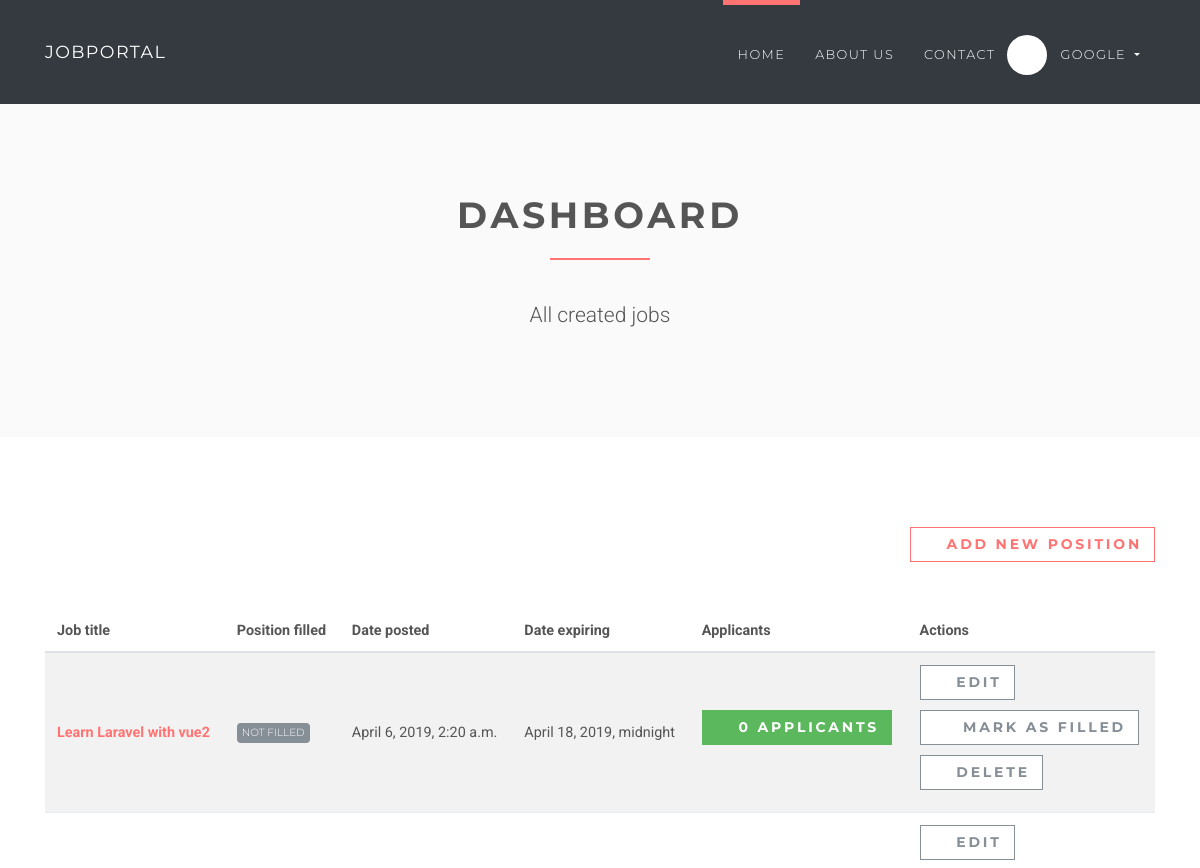
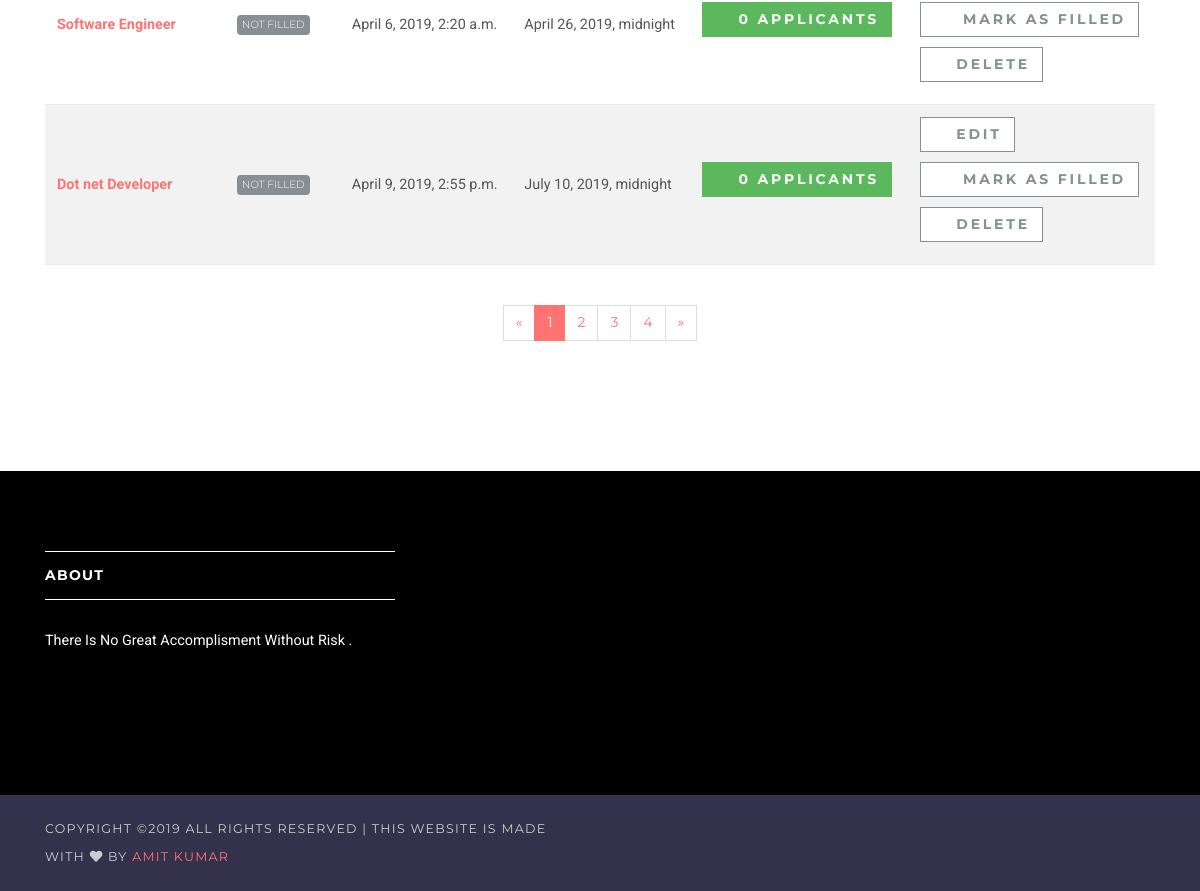
/employer/dashboard (signed in), run on the app's committed database (2 pictures, top to bottom).
### accounts/models.py (models this page shows, shortened)
class User(AbstractUser):
    username = None
    role = models.CharField(max_length=12, error_messages={
        'required': "Role must be provided"
    })
    contact_no = models.IntegerField(blank=True)
    gender = models.CharField(max_length=10, blank=True, null=True, default="")
    email = models.EmailField(unique=True, blank=False,
                              error_messages={
                                  'unique': "A user with that email already exists.",
                              })
    USERNAME_FIELD = "email"
    REQUIRED_FIELDS = []
    objects = UserManager()

### jobsapp/models.py (models this page shows, shortened)
class Job(models.Model):
    user = models.ForeignKey(User, on_delete=models.CASCADE)
    title = models.CharField(max_length=300)
    description = models.TextField()
    location = models.CharField(max_length=150)
    type = models.CharField(choices=JOB_TYPE, max_length=10)
    category = models.CharField(max_length=100)
    last_date = models.DateTimeField()
    company_name = models.CharField(max_length=100)
    company_description = models.CharField(max_length=300)
    website = models.CharField(max_length=100, default="")
    created_at = models.DateTimeField(default=timezone.now)
    filled = models.BooleanField(default=False)

### jobsapp/views/employer.py (the view)
# urls.py: path('', DashboardView.as_view(), name='employer-dashboard'),
class DashboardView(ListView):
    model = Job
    template_name = 'jobs/employer/dashboard.html'
    context_object_name = 'jobs'
    @method_decorator(login_required(login_url=reverse_lazy('accounts:login')))
    @method_decorator(user_is_employer)
    def dispatch(self, request, *args, **kwargs):
        return super().dispatch(self.request, *args, **kwargs)
    def get_queryset(self):
        return self.model.objects.filter(user_id=self.request.user.id)

### templates/jobs/employer/dashboard.html (shortened to what this page needs)
{% extends 'base.html' %}
{% load static %}
{% block content %}
    <section class="bg-light-gray">
        <div class="container">
            <div class="row">
                <div class="col-lg-8 mx-auto">
                    <h1 class="heading">dashboard</h1>
                    <p class="lead text-center">All created jobs</p>
                </div>
            </div>
        </div>
    </section>
    <section>
        <div class="container">
            <div class="row">
                <div class="col-lg-12 text-right mb-5"><a href="{% url 'jobs:employer-jobs-create' %}"
                                                          class="btn btn-outline-white-primary">
                    <i class="fa fa-plus"></i>Add new position</a></div>
                <div class="col-lg-12">
                    <div class="table-responsive">
                        <table class="table table-striped table-hover table-client-dashboard">
                            <thead>
                            <tr>
                                <th>Job title</th>
                                <th>Position filled</th>
                                <th>Date posted</th>
                                <th>Date expiring</th>
                                <th>Applicants</th>
                                <th>Actions</th>
                            </tr>
                            </thead>
                            <tbody>
                            {% for job in jobs %}
                                <tr>
                                    <th><a href="{% url 'jobs:jobs-detail' job.id %}">{{ job.title }}</a>
                                    </th>
                                    <td>
                                        {% if job.filled %}
                                            <span class="badge badge-success">Filled</span>
                                        {% else %}
                                            <span class="badge badge-secondary">Not Filled</span>
                                        {% endif %}
                                    </td>
                                    <td>{{ job.created_at }}</td>
                                    <td>{{ job.last_date }}</td>
                                    <td>
                                        <a href="{% url 'jobs:employer-dashboard-applicants' job.id %}"
                                           class="btn btn-success">
                                            <i class="fa fa-users"></i>{{ job.applicants.count }}
                                            <span class="hidden-xs hidden-sm">Applicants</span>
                                        </a>
                                    </td>
                                    <td>
                                        <a href="#" class="btn btn-outline-white-secondary">
                                            <i class="fa fa-edit"></i>Edit
                                        </a>
                                        <br>
                                        {% if job.filled %}
                                            <a href="{% url 'jobs:job-mark-filled' job.id %}"
                                               class="btn btn-outline-white-secondary">
                                                <i class="fa fa-check-circle-o"></i>
                                                <span class="hidden-xs hidden-sm">Filled</span>
                                            </a><br>
                                        {% else %}
                                            <a href="{% url 'jobs:job-mark-filled' job.id %}"
                                               class="btn btn-outline-white-secondary">
                                                <i class="fa fa-check-circle-o"></i>
                                                <span class="hidden-xs hidden-sm">Mark as </span>filled
                                            </a><br>
                                        {% endif %}
                                        <a href="#" class="btn btn-outline-white-secondary">
                                            <i class="fa fa-times-circle-o"></i>Delete
                                        </a>
                                    </td>
                                </tr>
                            {% endfor %}
                            </tbody>
                        </table>
                    </div>
                    <div class="pages">
                        <nav aria-label="Page navigation example" class="d-flex justify-content-center mt-4 mb-4">
                            <ul class="pagination">
                                <li class="page-item"><a href="#" aria-label="Previous" class="page-link"><span
                                        aria-hidden="true">«</span><span class="sr-only">Previous</span></a></li>
                                <li class="page-item active"><a href="#" class="page-link">1</a></li>
                                <li class="page-item"><a href="#" class="page-link">2</a></li>
                                <li class="page-item"><a href="#" class="page-link">3</a></li>
                                <li class="page-item"><a href="#" class="page-link">4</a></li>
                                <li class="page-item"><a href="#" aria-label="Next" class="page-link"><span
                                        aria-hidden="true">»</span><span class="sr-only">Next</span></a></li>
                            </ul>
                        </nav>
                    </div>
                </div>
            </div>
        </div>
    </section>
{% endblock %}

### templates/base.html (shortened to what this page needs)
{% load static %}
<html>
<head>
    <link rel="stylesheet" href="https://use.fontawesome.com/releases/v5.8.1/css/all.css">
    <link rel="stylesheet"
          href="{% static 'vendor/bootstrap/css/bootstrap.min.css' %}">
    <link rel="stylesheet"
          href="{% static 'vendor/font-awesome/css/font-awesome.min.css' %}">
    <link rel="stylesheet"
          href="{% static 'vendor/owl.carousel/assets/owl.carousel.css' %}">
    <link rel="stylesheet"
          href="{% static 'vendor/owl.carousel/assets/owl.theme.default.css' %}">
    <link rel="stylesheet" href="{% static 'css/style.default.css' %}"
          id="theme-stylesheet">
    <link rel="stylesheet" href="{% static 'css/custom.css' %}">
</head>
<body>
<header class="header">
     <nav class="navbar navbar-expand-lg navbar-dark ftco_navbar bg-dark ftco-navbar-light" id="ftco-navbar">
        <div class="container">
            <a class="navbar-brand" href=" ">JobPortal</a>
            <div id="navbarSupportedContent" class="collapse navbar-collapse">
                <ul class="navbar-nav ml-auto">
                    <li class="nav-item active">
                        <a href="/" class="nav-link">Home <span class="sr-only">(current)</span></a>
                    </li>
                    <li class="nav-item">
                        <a href="{% url 'accounts:about' %}" class="nav-link">About Us</a>
                    </li>
                    <li class="nav-item">
                        <a href="{% url 'accounts:contact' %}" class="nav-link">Contact</a>
                    </li>
                    {% if request.user.is_authenticated and request.user.role == 'employer' %}
                        <li class="nav-item dropdown">
                            <a id="clientZone" href="#" data-toggle="dropdown"
                               aria-haspopup="true" aria-expanded="false"
                               class="nav-link dropdown-toggle has-img mb-3 mb-lg-0 mt-3 mt-lg-0">
                                <div class="client-menu-image">
                                    <div class="inner">
                                    </div>
                                </div>
                                {% if request.user.role == 'employee' %}
                                    {{ request.user.first_name }} {{ request.user.last_name }}
                                {% else %}
                                    {{ request.user.first_name }}
                                {% endif %}
                            </a>
                        </li>
                    {% endif %}
                </ul>
            </div>
        </div>
    </nav>
</header>
<div>
    {% block content %} {% endblock %}
</div>
<footer class="footer">
    <div class="footer__block">
        <div class="container">
            <div class="row">
                <div class="col-lg-4 col-md-12 mb-5">
                    <h4 class="h5">About</h4>
                    <p>There Is No Great Accomplisment Without Risk . </p>
                </div>
            </div>
        </div>
    </div>
    <div class="footer__copyright">
        <div class="container">
            <div class="row">
                <div class="col-md-6 text-md-left text-center">
                    Copyright &copy;<script>document.write(new Date().getFullYear());</script> All rights reserved | This Website is made with <i class="fas fa-heart"></i> by <a href="" target="_blank">Amit Kumar</a>
                </div>
            </div>
        </div>
    </div>
</footer>
</body>
</html>

### data on the page
User: user.first_name "GOOGLE"
Job: title "Learn Laravel with vue2", filled "NOT FILLED", created_at "April 6, 2019, 2:20 a.m.", last_date "April 18, 2019, midnight", applicants.count "0"
Job: title "Software Engineer", filled "NOT FILLED", created_at "April 6, 2019, 2:20 a.m.", last_date "April 26, 2019, midnight", applicants.count "0"
Job: title "Dot net Developer", filled "NOT FILLED", created_at "April 9, 2019, 2:55 p.m.", last_date "July 10, 2019, midnight", applicants.count "0"
